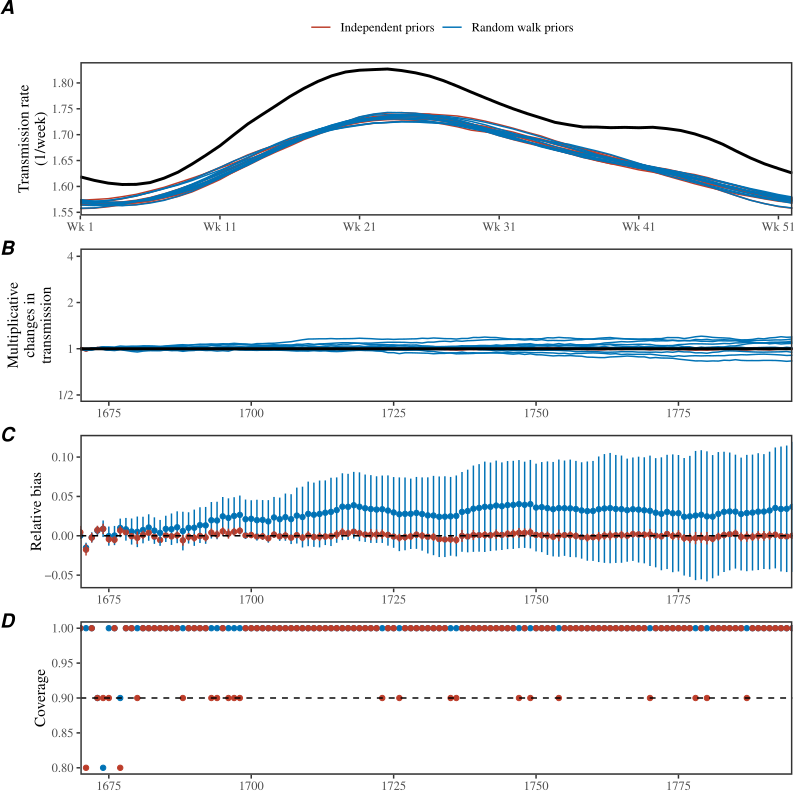

Source code (R):
library(dplyr)
library(ggplot2); theme_set(theme_bw(base_family = "Times"))
library(egg)
library(cmdstanr)
library(gridExtra)
source("../R/colors.R")

load("../simulate/simulate_rep_nochange.rda")
load("../stanfit_sir_perturb_demog_dd_rep_nc/stanfit_sir_perturb_demog_dd_cmdstanr_rep_nc1.rda")
load("../stanfit_sir_perturb_demog_dd_rep_nc/stanfit_sir_perturb_demog_dd_cmdstanr_rep_nc2.rda")
load("../stanfit_sir_perturb_demog_dd_rep_nc/stanfit_sir_perturb_demog_dd_cmdstanr_rep_nc3.rda")
load("../stanfit_sir_perturb_demog_dd_rep_nc/stanfit_sir_perturb_demog_dd_cmdstanr_rep_nc4.rda")
load("../stanfit_sir_perturb_demog_dd_rep_nc/stanfit_sir_perturb_demog_dd_cmdstanr_rep_nc5.rda")
load("../stanfit_sir_perturb_demog_dd_rep_nc/stanfit_sir_perturb_demog_dd_cmdstanr_rep_nc6.rda")
load("../stanfit_sir_perturb_demog_dd_rep_nc/stanfit_sir_perturb_demog_dd_cmdstanr_rep_nc7.rda")
load("../stanfit_sir_perturb_demog_dd_rep_nc/stanfit_sir_perturb_demog_dd_cmdstanr_rep_nc8.rda")
load("../stanfit_sir_perturb_demog_dd_rep_nc/stanfit_sir_perturb_demog_dd_cmdstanr_rep_nc9.rda")
load("../stanfit_sir_perturb_demog_dd_rep_nc/stanfit_sir_perturb_demog_dd_cmdstanr_rep_nc10.rda")

load("../stanfit_sir_perturb_demog_dd_norw_rep_nc/stanfit_sir_perturb_demog_dd_norw_cmdstanr_rep_nc1.rda")
load("../stanfit_sir_perturb_demog_dd_norw_rep_nc/stanfit_sir_perturb_demog_dd_norw_cmdstanr_rep_nc2.rda")
load("../stanfit_sir_perturb_demog_dd_norw_rep_nc/stanfit_sir_perturb_demog_dd_norw_cmdstanr_rep_nc3.rda")
load("../stanfit_sir_perturb_demog_dd_norw_rep_nc/stanfit_sir_perturb_demog_dd_norw_cmdstanr_rep_nc4.rda")
load("../stanfit_sir_perturb_demog_dd_norw_rep_nc/stanfit_sir_perturb_demog_dd_norw_cmdstanr_rep_nc5.rda")
load("../stanfit_sir_perturb_demog_dd_norw_rep_nc/stanfit_sir_perturb_demog_dd_norw_cmdstanr_rep_nc6.rda")
load("../stanfit_sir_perturb_demog_dd_norw_rep_nc/stanfit_sir_perturb_demog_dd_norw_cmdstanr_rep_nc7.rda")
load("../stanfit_sir_perturb_demog_dd_norw_rep_nc/stanfit_sir_perturb_demog_dd_norw_cmdstanr_rep_nc8.rda")
load("../stanfit_sir_perturb_demog_dd_norw_rep_nc/stanfit_sir_perturb_demog_dd_norw_cmdstanr_rep_nc9.rda")
load("../stanfit_sir_perturb_demog_dd_norw_rep_nc/stanfit_sir_perturb_demog_dd_norw_cmdstanr_rep_nc10.rda")

betaorig <- data.frame(
  week=1:52,
  true=exp(simulate_rep_nochange[[1]]$logbeta)
)

betadata <- lapply(1:10, function(x){
  dd <- get(paste0("summary_sir_perturb_demog_dd_cmdstanr_laplace_rep_nc", x))
  
  data.frame(
    week=1:52,
    fit=x,
    est=exp(dd$median[grepl("logbeta\\[", dd$variable)]),
    lwr=exp(dd$q5[grepl("logbeta\\[", dd$variable)]),
    upr=exp(dd$q95[grepl("logbeta\\[", dd$variable)])
  )
}) %>%
  bind_rows

betadata_norw <- lapply(1:10, function(x){
  dd <- get(paste0("summary_sir_perturb_demog_dd_norw_cmdstanr_laplace_rep_nc", x))
  
  data.frame(
    week=1:52,
    fit=x,
    est=exp(dd$median[grepl("logbeta\\[", dd$variable)]),
    lwr=exp(dd$q5[grepl("logbeta\\[", dd$variable)]),
    upr=exp(dd$q95[grepl("logbeta\\[", dd$variable)])
  )
}) %>%
  bind_rows

betadata_all <- bind_rows(
  betadata %>% mutate(group="Random walk priors"),
  betadata_norw %>% mutate(group="Independent priors")
)

g1 <- ggplot(betadata_all) +
  geom_line(aes(week, est, group=interaction(fit, group), col=group)) +
  geom_line(data=betaorig, aes(week, true), lwd=1) +
  scale_color_manual("", values=colors_default[c(1,3)]) +
  scale_x_continuous("Week of year", expand=c(0, 0),
                     breaks=c(1, 11, 21, 31, 41, 51),
                     labels=c("Wk 1", "Wk 11", "Wk 21", "Wk 31", "Wk 41", "Wk 51")) +
  scale_y_continuous("Transmission rate\n(1/week)") +
  theme(
    panel.grid = element_blank(),
    panel.border = element_rect(linewidth=1),
    axis.title.x = element_blank(),
    legend.position = "top"
  )

epsilonorig <- data.frame(
  year=unique(simulate_rep_nochange[[1]][[1]]$year)+1669,
  true=exp(simulate_rep_nochange[[1]]$epsilon)
)

epsilondata <- lapply(1:10, function(x){
  dd <- get(paste0("summary_sir_perturb_demog_dd_cmdstanr_laplace_rep_nc", x))
  
  data.frame(
    year=unique(simulate_rep_nochange[[1]][[1]]$year)+1669,
    fit=x,
    est=(dd$median[grepl("^epsilon\\[", dd$variable)]),
    lwr=(dd$q5[grepl("^epsilon\\[", dd$variable)]),
    upr=(dd$q95[grepl("^epsilon\\[", dd$variable)])
  )
}) %>%
  bind_rows

epsilondata_norw <- lapply(1:10, function(x){
  dd <- get(paste0("summary_sir_perturb_demog_dd_norw_cmdstanr_laplace_rep_nc", x))
  
  data.frame(
    year=unique(simulate_rep_nochange[[1]][[1]]$year)+1669,
    fit=x,
    est=(dd$median[grepl("^epsilon\\[", dd$variable)]),
    lwr=(dd$q5[grepl("^epsilon\\[", dd$variable)]),
    upr=(dd$q95[grepl("^epsilon\\[", dd$variable)])
  )
}) %>%
  bind_rows

epsilondata_all <- bind_rows(
  epsilondata %>% mutate(group="Random walk priors"),
  epsilondata_norw %>% mutate(group="Independent priors")
)

g2 <- ggplot(epsilondata_all) +
  geom_line(aes(year, exp(est), group=interaction(fit, group), col=group)) +
  geom_line(data=epsilonorig, aes(year, true), lwd=1) +
  geom_hline(yintercept=1, lty=2) +
  scale_x_continuous("Year", expand=c(0, 0)) +
  scale_y_log10("Multiplicative\nchanges in\ntransmission",
                breaks=c(0.5, 1, 2, 4), limits=c(0.45, 4.5), expand=c(0, 0),
                labels=c("1/2", "1", "2", "4")) +
  scale_color_manual("", values=colors_default[c(1,3)]) +
  theme(
    panel.grid = element_blank(),
    panel.border = element_rect(linewidth=1),
    axis.title.x = element_blank(),
    legend.position = "none"
  )


coverdata <- merge(
  epsilonorig,
  epsilondata
) %>%
  mutate(
    bias = (exp(est)-true)/true,
    covered = exp(lwr) <= true & true <= exp(upr)
  ) %>%
  group_by(year) %>%
  summarize(
    bias_lwr=t.test(bias)[[4]][1],
    bias_upr=t.test(bias)[[4]][2],
    bias=mean(bias),
    coverage = mean(covered),
    n = n(),
    lwr = binom.test(sum(covered), n)[[4]][1],
    upr = binom.test(sum(covered), n)[[4]][2]
  )

coverdata_norw <- merge(
  epsilonorig,
  epsilondata_norw
) %>%
  mutate(
    bias = (exp(est)-true)/true,
    covered = exp(lwr) <= true & true <= exp(upr)
  ) %>%
  group_by(year) %>%
  summarize(
    bias_lwr=t.test(bias)[[4]][1],
    bias_upr=t.test(bias)[[4]][2],
    bias=mean(bias),
    coverage = mean(covered),
    n = n(),
    lwr = binom.test(sum(covered), n)[[4]][1],
    upr = binom.test(sum(covered), n)[[4]][2]
  )

coverdata_all <- bind_rows(
  coverdata %>% mutate(group="Random walk priors"),
  coverdata_norw %>% mutate(group="Independent priors")
)

g3 <- ggplot(coverdata_all) +
  geom_point(aes(year, bias, col=group)) +
  geom_errorbar(aes(year, ymin=bias_lwr, ymax=bias_upr, col=group), width=0) +
  geom_hline(yintercept=0, lty=2) +
  # geom_hline(yintercept=mean(coverdata$bias), lty=2, col=ggsci::pal_nejm()(3)[3], linewidth=1) +
  # geom_hline(yintercept=mean(coverdata_norw$bias), lty=2, col=ggsci::pal_nejm()(3)[1], linewidth=1) +
  scale_x_continuous("Year", expand=c(0, 0)) +
  scale_y_continuous("Relative bias") +
  scale_color_manual("", values=colors_default[c(1,3)]) +
  scale_fill_manual("", values=colors_default[c(1,3)]) +
  theme(
    panel.grid = element_blank(),
    panel.border = element_rect(linewidth=1),
    axis.title.x = element_blank(),
    legend.position = "none"
  )

g4 <- ggplot(coverdata_all) +
  geom_point(aes(year, coverage, col=group)) +
  geom_hline(yintercept=0.9, col="black", lty=2) +
  # geom_hline(yintercept=mean(coverdata$coverage), lty=2, col=ggsci::pal_nejm()(3)[3], linewidth=1) +
  # geom_hline(yintercept=mean(coverdata_norw$coverage), lty=2, col=ggsci::pal_nejm()(3)[1], linewidth=1) +
  scale_x_continuous("Year", expand=c(0, 0)) +
  scale_y_continuous("Coverage") +
  scale_color_manual("", values=colors_default[c(1,3)]) +
  scale_fill_manual("", values=colors_default[c(1,3)]) +
  theme(
    panel.grid = element_blank(),
    panel.border = element_rect(linewidth=1),
    axis.title.x = element_blank(),
    legend.position = "none"
  )

gcomb <- ggarrange(g1, g2, g3, g4, ncol=1, labels=c("A", "B", "C", "D"))

ggsave("figure_stanfit_rep_nc-v2.pdf", gcomb, width=8, height=8)
